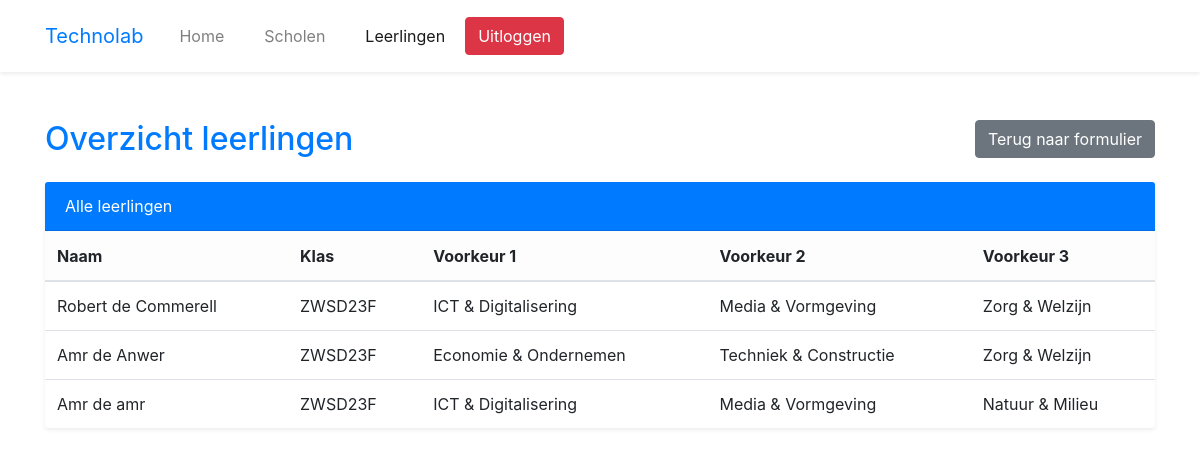
The page /leerlingen.php (signed in) on the database as committed earlier.
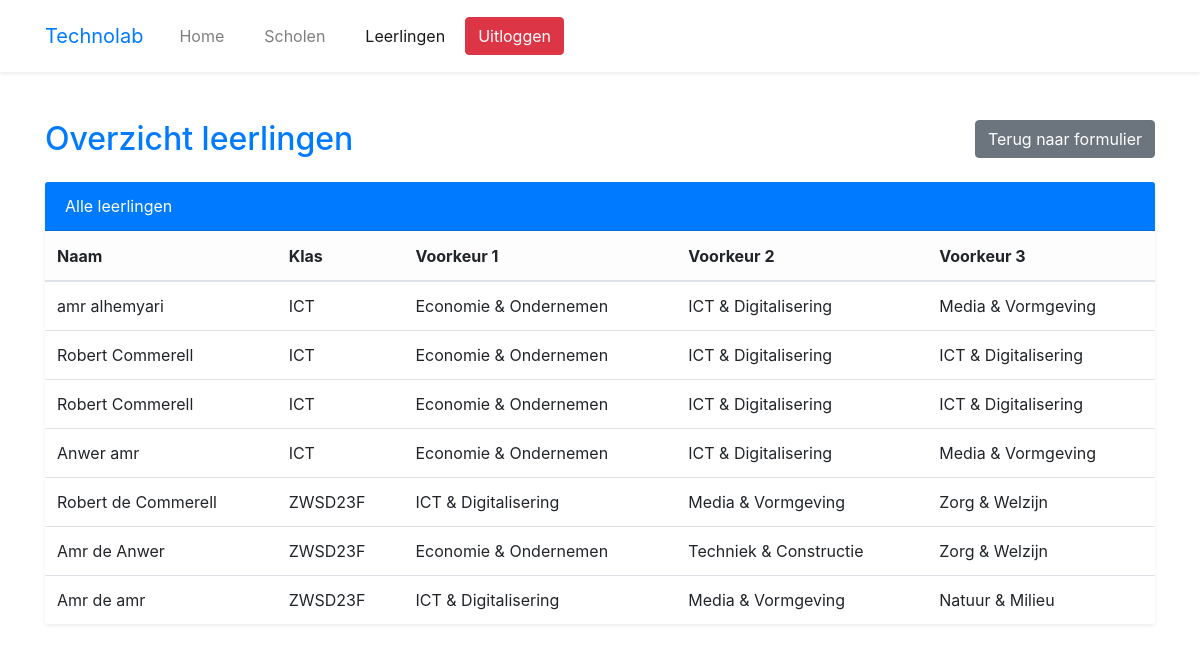
The same page on the database as committed later.
### tables this page shows
CREATE TABLE `leerling` (
  `leerling_id` smallint(6) NOT NULL,
  `klas_id` smallint(6) NOT NULL,
  `voornaam` varchar(100) NOT NULL,
  `tussenvoegsel` varchar(100) DEFAULT NULL,
  `achternaam` varchar(100) NOT NULL,
  `voorkeur1_wereld_sector_id` smallint(6) NOT NULL,
  `voorkeur2_wereld_sector_id` smallint(6) NOT NULL,
  `voorkeur3_wereld_sector_id` smallint(6) NOT NULL,
  `toegewezen_wereld_sector_id` smallint(6) NOT NULL
);

CREATE TABLE `klas` (
  `klas_id` smallint(6) NOT NULL,
  `school_id` smallint(6) NOT NULL,
  `klasaanduiding` varchar(100) NOT NULL,
  `leerjaar` varchar(100) DEFAULT NULL,
  `schooljaar` varchar(100) NOT NULL,
  `pincode` varchar(50) DEFAULT NULL
);

CREATE TABLE `wereld_sector` (
  `wereld_sector_id` smallint(6) NOT NULL,
  `naam` varchar(100) NOT NULL,
  `type` set('wereld','sector') NOT NULL,
  `beschrijving` varchar(100) DEFAULT NULL,
  `actief` tinyint(1) NOT NULL,
  `max_aantal_leerlingen` int(11) NOT NULL
);

### leerlingen.php (the view, shortened to what this page needs)
<?php
require 'includes/header.php';
$sql = "
SELECT
    l.leerling_id,
    l.voornaam,
    l.tussenvoegsel,
    l.achternaam,
    k.klasaanduiding,
    w1.naam AS voorkeur1,
    w2.naam AS voorkeur2,
    w3.naam AS voorkeur3
FROM leerling l
JOIN klas k ON l.klas_id = k.klas_id
LEFT JOIN wereld_sector w1 ON l.voorkeur1_wereld_sector_id = w1.wereld_sector_id
LEFT JOIN wereld_sector w2 ON l.voorkeur2_wereld_sector_id = w2.wereld_sector_id
LEFT JOIN wereld_sector w3 ON l.voorkeur3_wereld_sector_id = w3.wereld_sector_id
ORDER BY l.leerling_id DESC
";
$leerlingen = $conn->query($sql);
?>
<div class="container py-5">
    <div class="row mb-4">
        <div class="col d-flex justify-content-between align-items-center">
            <h2 class="fw-bold text-primary mb-0">Overzicht leerlingen</h2>
            <a href="index.php" class="btn btn-secondary">
                <i class="bi bi-arrow-left"></i> Terug naar formulier
            </a>
        </div>
    </div>
    <div class="card shadow-sm border-0">
        <div class="card-header bg-primary text-white fw-semibold">
            Alle leerlingen
        </div>
        <div class="card-body p-0">
            <table class="table table-hover align-middle mb-0">
                <thead class="table-light">
                <tr>
                    <th>Naam</th>
                    <th>Klas</th>
                    <th>Voorkeur 1</th>
                    <th>Voorkeur 2</th>
                    <th>Voorkeur 3</th>
                </tr>
                </thead>
                <tbody>
                <?php if ($leerlingen->num_rows === 0): ?>
                    <tr><td colspan="6" class="text-center py-3 text-muted">Nog geen leerlingen toegevoegd.</td></tr>
                <?php else: ?>
                    <?php while ($l = $leerlingen->fetch_assoc()): ?>
                        <tr>
                            <td><?= ($l['voornaam'] . ' ' . ($l['tussenvoegsel'] ? $l['tussenvoegsel'] . ' ' : '') . $l['achternaam']) ?></td>
                            <td><?= ($l['klasaanduiding']) ?></td>
                            <td><?= ($l['voorkeur1']) ?></td>
                            <td><?= ($l['voorkeur2']) ?></td>
                            <td><?= ($l['voorkeur3']) ?></td>
                        </tr>
                    <?php endwhile; ?>
                <?php endif; ?>
                </tbody>
            </table>
        </div>
    </div>
</div>
<?php require 'includes/footer.php'; ?>

### includes/header.php (shortened to what this page needs)
<!DOCTYPE html>
<html lang="nl">
<head>
    <link rel="stylesheet" href="https://stackpath.bootstrapcdn.com/bootstrap/4.4.1/css/bootstrap.min.css">
</head>
<?php require 'nav.php'; ?>
<body>

### includes/nav.php (shortened to what this page needs)
<nav class="navbar navbar-expand-lg navbar-light bg-white shadow-sm py-3">
    <div class="container">
        <a class="navbar-brand fw-bold text-primary" href="/TTR/index.php">
            <i class="bi bi-mortarboard-fill me-2 fs-3"></i>Technolab
        </a>
        <div class="collapse navbar-collapse" id="navbarNav">
            <?php if (isset($_SESSION['admin_id'])): ?>
                <ul class="navbar-nav me-auto mb-2 mb-lg-0">
                    <li class="nav-item mx-1">
                        <a class="nav-link px-3 rounded-pill <?php if (basename($_SERVER['PHP_SELF']) == 'index.php') echo ' active'; ?>" href="/TTR/index.php">Home</a>
                    </li>
                    <li class="nav-item mx-1">
                        <a class="nav-link px-3 rounded-pill <?php if (basename($_SERVER['PHP_SELF']) == 'scholen.php') echo ' active'; ?>" href="/TTR/scholen.php">Scholen</a>
                    </li>
                    <li class="nav-item mx-1">
                        <a class="nav-link px-3 rounded-pill <?php if (basename($_SERVER['PHP_SELF']) == 'leerlingen.php') echo ' active'; ?>" href="/TTR/leerlingen.php">Leerlingen</a>
                    </li>
                </ul>
                <div class="d-flex ms-auto">
                    <a href="uitloggen.php" class="btn btn-danger">Uitloggen</a>
                </div>
            <?php endif; ?>
        </div>
    </div>
</nav>

Rows that differ between the two databases and show on the page:
added leerling: voornaam "amr", achternaam "alhemyari", klas.klasaanduiding "ICT", wereld_sector.naam "Economie & Ondernemen", wereld_sector.naam "ICT & Digitalisering", wereld_sector.naam "Media & Vormgeving"
added leerling: voornaam "Robert", achternaam "Commerell", klas.klasaanduiding "ICT", wereld_sector.naam "Economie & Ondernemen", wereld_sector.naam "ICT & Digitalisering"
added leerling: voornaam "Robert", achternaam "Commerell", klas.klasaanduiding "ICT", wereld_sector.naam "Economie & Ondernemen", wereld_sector.naam "ICT & Digitalisering"
added leerling: voornaam "Anwer", achternaam "amr", klas.klasaanduiding "ICT", wereld_sector.naam "Economie & Ondernemen", wereld_sector.naam "ICT & Digitalisering", wereld_sector.naam "Media & Vormgeving"
